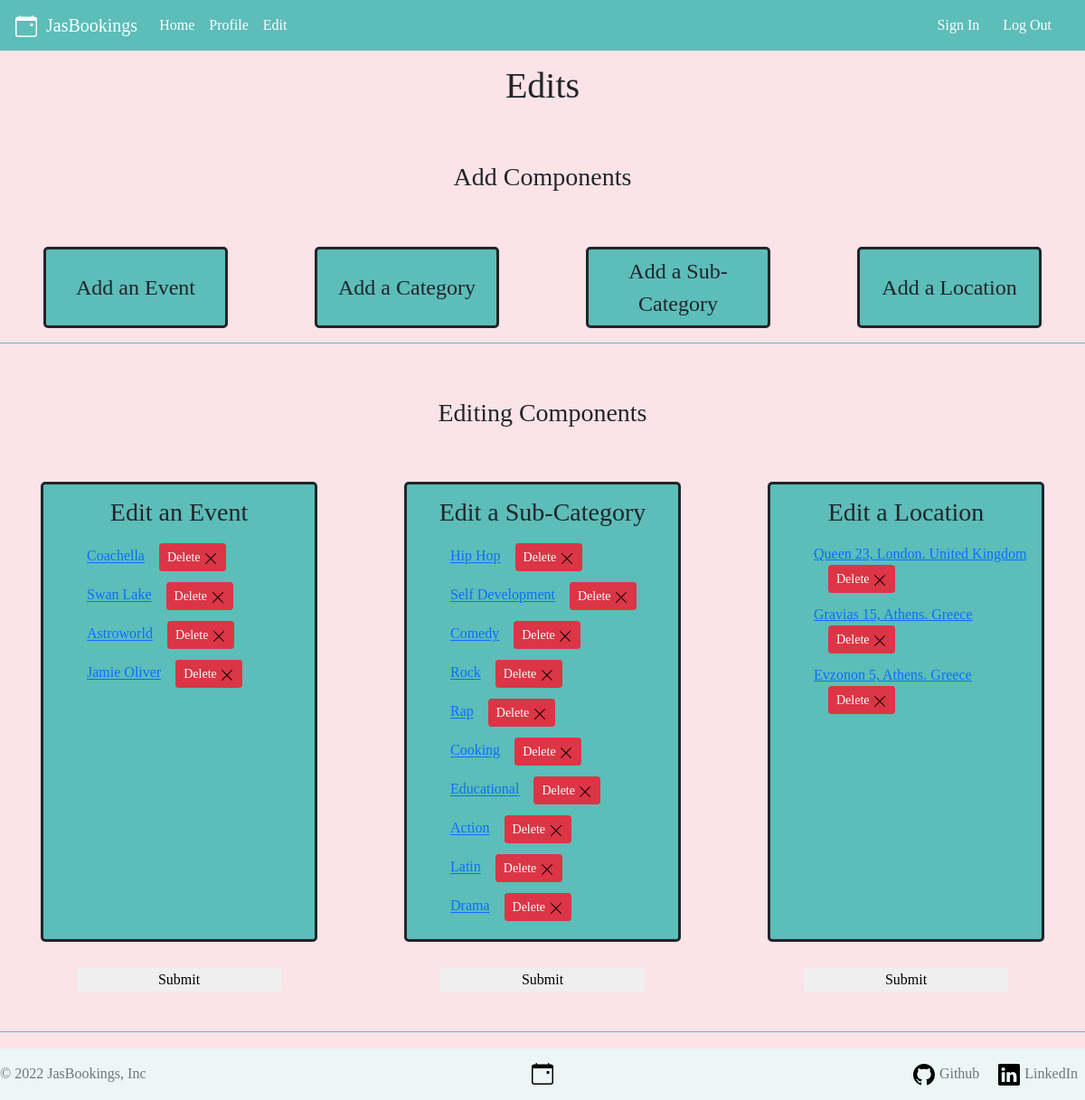
/events/edit/ (signed in), run on an earlier commit of the app's database.
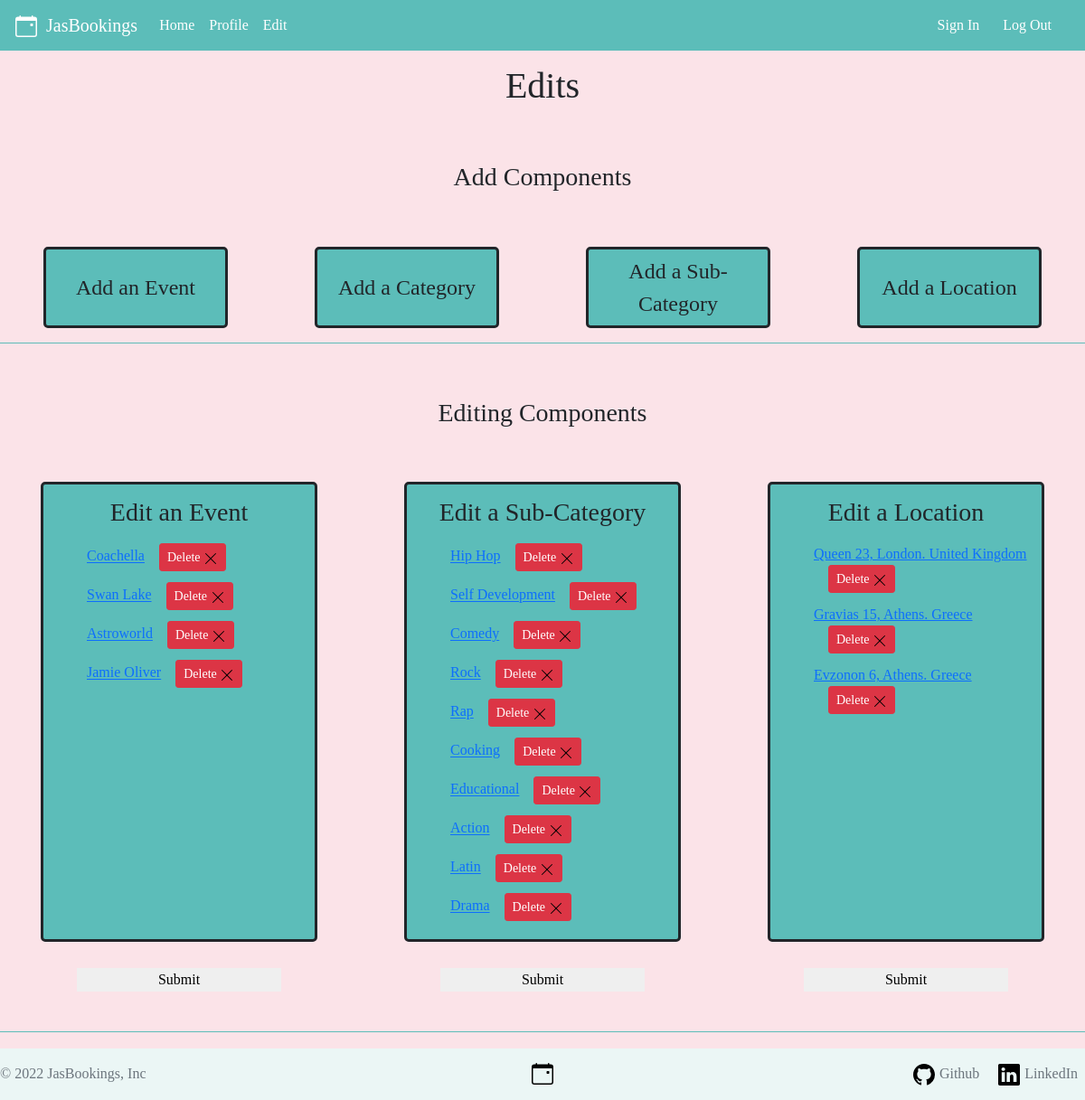
And on a later commit of the database.
### events/models.py (models this page shows)
class Location(models.Model):
    city = models.CharField(max_length=64)
    country = models.CharField(max_length=32)
    street = models.CharField(max_length=64)
    street_num = models.IntegerField()
    capacity = models.IntegerField()
    def __str__(self):
        return f'{self.street} {self.street_num}, {self.city}. {self.country}'

### events/views.py (the view)
# urls.py: path('edit/', views.edit, name='edit'),
@staff_member_required
def edit(req):
    logger.info('Loading edit.html')
    if req.method == 'POST':
        logger.info(f'Received POST request: {req.POST}')
        form1 = EventForm(req.POST, req.FILES, prefix='form1')
        form2 = CategoryForm(req.POST, prefix='form2')
        form3 = SubCategoryForm(req.POST, prefix='form3')
        form4 = LocationForm(req.POST, prefix='form4')
        if form1.is_valid():
            logger.info('form1 saved')
            form1.save()
        if form2.is_valid():
            logger.info('form2 saved')
            form2.save()
        if form3.is_valid():
            logger.info('form3 saved')
            form3.save()
        if form4.is_valid():
            logger.info('form4 saved')
            form4.save()
        logger.info('Redirecting to main page')
        return HttpResponseRedirect(reverse('index'))
    else:
        form1 = EventForm(prefix='form1')
        form2 = CategoryForm(prefix='form2')
        form3 = SubCategoryForm(prefix='form3')
        form4 = LocationForm(prefix='form4')
    context = {
    'form1' : form1,
    'form2' : form2,
    'form3' : form3,
    'form4' : form4,
    'events': Event.objects.all(),
    'sub_categories': Sub_category.objects.all(),
    'locations': Location.objects.all(),
    }
    return render(req, 'events/edit.html', context)

### events/forms.py
class EventForm(forms.ModelForm):
    class Meta():
        model = Event
        fields =['title', 'date', 'duration', 'likes', 'image', 'sub_category', 'location', ]
        widgets = {
                'date': forms.DateInput(attrs={'type': 'date'}),
            }

class CategoryForm(forms.ModelForm):
    class Meta():
        model = Category
        fields =['name',]

### events/models.py (called while the page is built)
    def __str__(self):
        return f"{self.name}"

    def __str__(self):
        return f"{self.name}"

### events/templates/events/edit.html (shortened to what this page needs)
{% extends "events/base.html" %} {% load static %} {% block body %}
<h1>Edits</h1>
<h3>Add Components</h3>
<div class="row add-menu justify-content-center">
  <button class="btn col-2 mx-5" value="event">Add an Event</button>
  <button class="btn col-2 mx-5" value="category">Add a Category</button>
  <button class="btn col-2 mx-5" value="sub-category">Add a Sub-Category</button>
  <button class="btn col-2 mx-5" value="location">Add a Location </button>
</div>
<hr>
<h3>Editing Components</h3>
<div class="row edit-menu justify-content-center">
  <div class="event col-3 mx-5">
    <h3>Edit an Event</h3>
    <ul>
      {% for event in events %}
        <li class="my-1 p-1"><a href="{% url 'edit_event' event.id %}">{{event.title}}</a><a href="{% url 'delete_event' event.id %}" class="btn btn-sm btn-danger mx-3">Delete <img src="{% static 'svgIcons/x-lg.svg' %}" alt="large-X"></a></li>
      {% endfor %}
    </ul>
  </div>
  <div class="sub_category col-3 mx-5">
    <h3 >Edit a Sub-Category</h3>
    <ul>
      {% for sub_category in sub_categories %}
        <li class="my-1 p-1"><a href="{% url 'edit_sub_category' sub_category.id %}">
        {{sub_category.name}}</a><a href="{% url 'delete_sub_category' sub_category.id %}" class="btn btn-sm btn-danger mx-3">Delete <img src="{% static 'svgIcons/x-lg.svg' %}" alt="large-X"></a></li>
      {% endfor %}
    </ul>
  </div>
  <div class="location col-3 mx-5">
    <h3 >Edit a Location </h3>
    <ul>
      {% for location in locations %}
        <li class="my-1 p-1"><a href="{% url 'edit_location' location.id %}">{{location}}</a><a href="{% url 'delete_location' location.id %}" class="btn btn-sm btn-danger mx-3">Delete <img src="{% static 'svgIcons/x-lg.svg' %}" alt="large-X"></a></li>
      {% endfor %}
    </ul>
  </div>
</div>
<div class="row justify-content-center">
  <div class="col-3 edit-form mx-5">
    <form action="" method="POST">
      <input type="submit" value="Submit">
    </form>
  </div>
  <div class="col-3 edit-form mx-5">
    <form action="" method="POST">
      <input type="submit" value="Submit">
    </form>
  </div>
  <div class="col-3 edit-form mx-5">
    <form action="" method="POST" >
      <input type="submit" value="Submit">
    </form>
  </div>
</div>
<hr>
{%endblock %}

What changed in the data, as far as the page shows it:
changed Location: street+street_num+city "Evzonon 5, Athens. Greece" → "Evzonon 6, Athens. Greece"
